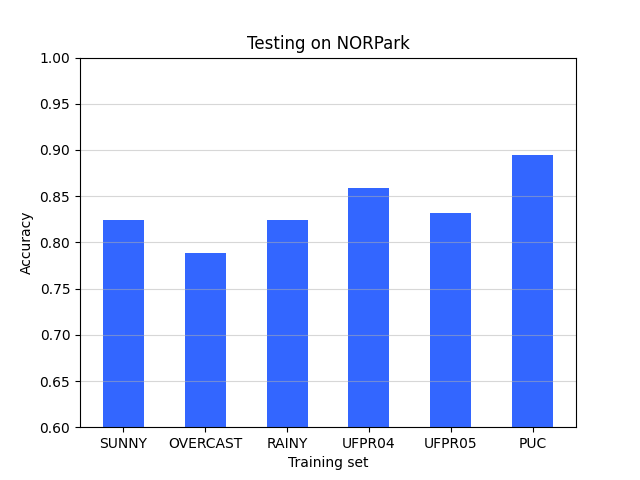

The Python source for this figure:
import numpy as np
import matplotlib.pyplot as plt

n_groups = 6

fig, ax = plt.subplots()
plt.grid(axis='y', alpha = 0.5)
index = np.arange(n_groups)
bar_width = 0.5
opacity = 1

no = (0.824, 0.788, 0.824, 0.859, 0.832, 0.895)
rects1 = plt.bar(index, no, bar_width,
alpha=opacity,
color='#3366ff'
)

plt.xlabel('Training set')
plt.ylabel('Accuracy')
plt.title('Testing on NORPark')
plt.xticks(index , ('SUNNY', 'OVERCAST', 'RAINY', 'UFPR04', 'UFPR05', 'PUC'))

plt.ylim(0.6, 1)
plt.show()
